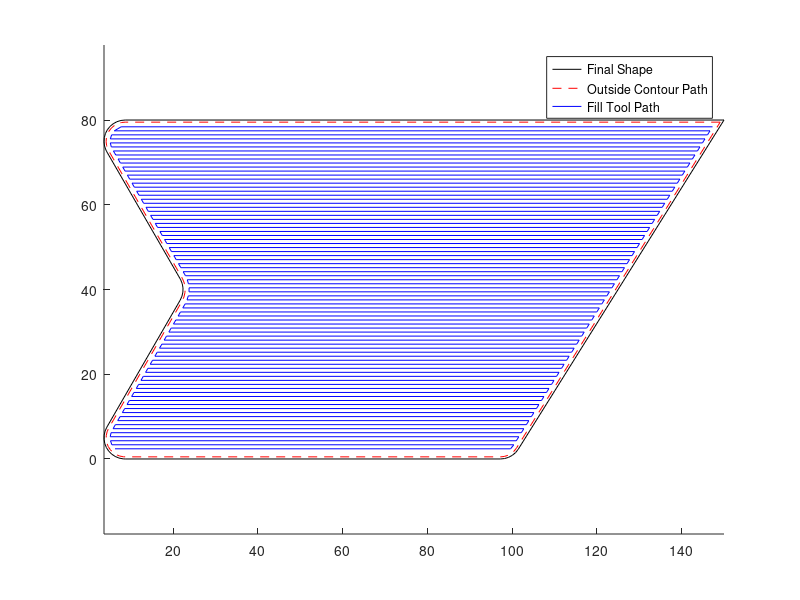

This figure's MATLAB source:
clear;
close all;

%we assume an array of N points describing a closed polygon
% points[0] = points[N]
%units in millimeters

%solve for the centers of fillets manually
radius = 5;
f1 =[radius/tand(60/2), radius];
f2 = [(40/tand(60)) - (2*radius*tand(30)), 40];
f3 = [radius/tand(60/2), 80-radius];
f4 = [100 - (radius / tan((pi - atan(8/5))/2)), 5];

temp = [f1; f2; f3; f4];
%plot(temp(:,1), temp(:,2), 'kd')
axis('equal')
hold on

%compute the maximum arc step, this is the same for all fillets
miniumum_arc_length = 1;
dtheta = miniumum_arc_length / radius;
%bottom left fillet
start_1 = 5*pi/6;
end_1 = 3*pi/2;
theta_1 = start_1:dtheta:end_1;
if theta_1(end) ~= end_1
    theta_1(end+1) = end_1;
end
%middle left fillet
start_2 = -pi/6;
end_2 = pi/6;
theta_2 = start_2:dtheta:end_2;
if theta_2(end) ~= end_2
    theta_2(end+1) = end_2;
end
%flip theta_2 to be consitant with winding direction
theta_2 = fliplr(theta_2);
%top left fillet
start_3 = pi/2;
end_3 = 7*pi/6;
theta_3 = start_3:dtheta:end_3;
if theta_3(end) ~= end_3
    theta_3(end+1) = end_3;
end
%bottom right fillet
start_4 = 3*pi/2;
end_4 = (3*pi/2) + atan(8/5);
theta_4 = start_4:dtheta:end_4;
if theta_4(end) ~= end_4
    theta_4(end+1) = end_4;
end

points_x(1) = [150];
points_y(1) = [80];

points_x = [points_x (radius*cos(theta_3) + f3(1)) ...
                     (radius*cos(theta_2) + f2(1)) ...
                     (radius*cos(theta_1) + f1(1)) ...
                     (radius*cos(theta_4) + f4(1)), 150];

points_y = [points_y (radius*sin(theta_3) + f3(2)) ...
                     (radius*sin(theta_2) + f2(2)) ...
                     (radius*sin(theta_1) + f1(2)) ...
                     (radius*sin(theta_4) + f4(2)), 80];

plot(points_x, points_y, 'k-')
hold on

%compute the offset for the last corner
deposition_width = 1;
path_offset = deposition_width/2; 

ur_x = 150 - path_offset/tan(atan(8/5)/2);
ur_y = 80 - path_offset;

edge_path_x = [ur_x ((radius- path_offset)*cos(theta_3) + f3(1)) ...
                     ((radius+ path_offset)*cos(theta_2) + f2(1)) ...
                     ((radius - path_offset)*cos(theta_1) + f1(1)) ...
                     ((radius - path_offset)*cos(theta_4) + f4(1)), ur_x];

edge_path_y = [ur_y ((radius- path_offset)*sin(theta_3) + f3(2)) ...
                     ((radius+ path_offset)*sin(theta_2) + f2(2)) ...
                     ((radius- path_offset)*sin(theta_1) + f1(2)) ...
                     ((radius- path_offset)*sin(theta_4) + f4(2)), ur_y];

plot(edge_path_x, edge_path_y, 'r--')
hold on
overlap = 0.95;
bound_offset = deposition_width * overlap + path_offset;
br_x = 150 - bound_offset/tan(atan(8/5)/2);
br_y = 80 - bound_offset;

inner_bound_x = [br_x ((radius- bound_offset)*cos(theta_3) + f3(1)) ...
                     ((radius+ bound_offset)*cos(theta_2) + f2(1)) ...
                     ((radius - bound_offset)*cos(theta_1) + f1(1)) ...
                     ((radius - bound_offset)*cos(theta_4) + f4(1)), br_x];

inner_bound_y = [br_y ((radius- bound_offset)*sin(theta_3) + f3(2)) ...
                     ((radius+ bound_offset)*sin(theta_2) + f2(2)) ...
                     ((radius- bound_offset)*sin(theta_1) + f1(2)) ...
                     ((radius- bound_offset)*sin(theta_4) + f4(2)), br_y];
%plot(inner_bound_x, inner_bound_y, 'r')

%now construct rastering parallel to x axis by brute force
start_y = min(inner_bound_y);
%the first fill raster is offset differently from the others to account for geometry
start_y = start_y;
y_value = start_y;
end_y = max(inner_bound_y);

%store the intersection points from each half of polygon
right_side = [];
left_side = [];

while y_value < end_y
    %test the segments brute force wise
    intersections = [];
    for index = 1:length(inner_bound_x)-1
        if (inner_bound_y(index) < y_value) &(inner_bound_y(index+1) > y_value)
            t = (y_value - inner_bound_y(index)) / (inner_bound_y(index+1) - inner_bound_y(index));
            x_point = inner_bound_x(index) + t * (inner_bound_x(index+1) - inner_bound_x(index));
            right_side(end+1, 1) = x_point;
            right_side(end, 2) = y_value;
        %check the other direction
        elseif (inner_bound_y(index) > y_value) & (inner_bound_y(index+1) < y_value)
            t = (y_value - inner_bound_y(index)) / (inner_bound_y(index+1) - inner_bound_y(index));
            x_point = inner_bound_x(index) + t * (inner_bound_x(index+1) - inner_bound_x(index));
            left_side(end+1, 1) = x_point;
            left_side(end, 2) = y_value;

        end
                
    end
    %compute the intersection locations and draw
    y_value = y_value + deposition_width*overlap;

end

%there really should be two endpoints for each slice
assert(isequal(size(right_side), size(left_side)));

full_path = [];
for index = 1:length(left_side(:,1))
    %alternate
    if mod(index, 2)
        full_path(end+1,:) = left_side(index,:);
        full_path(end+1,:) = right_side(index,:);
    else
        full_path(end+1,:) = right_side(index,:);   
        full_path(end+1,:) = left_side(index,:);  
    end
end

plot(full_path(:,1), full_path(:,2), 'b-')
legend('Final Shape', 'Outside Contour Path', 'Fill Tool Path')
